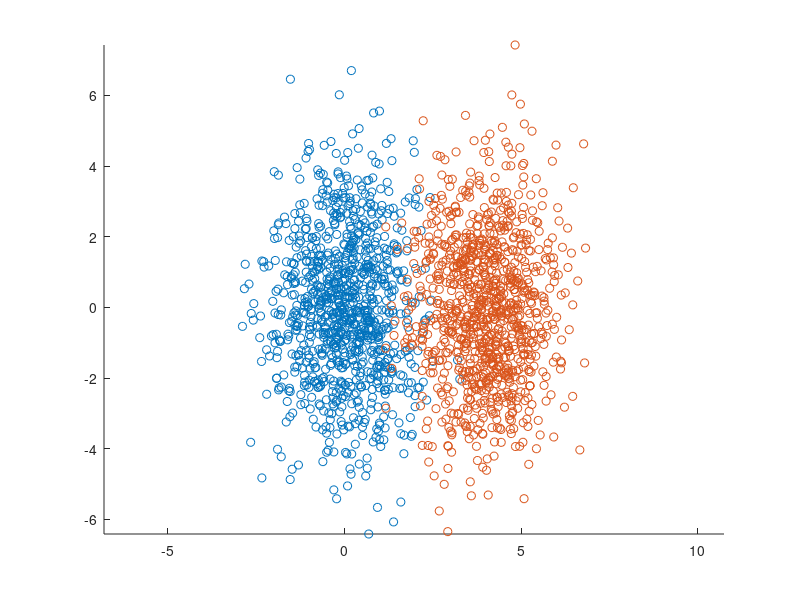

Recreate this plot in MATLAB. (Note: this script raises an error after producing the figure.)
function test_snr()
close all

test_theory_empirical_results_given_geometry(5)
test_theory_empirical_results_estimated_geometry(3)
test_distant_geometries_orthogonal_vs_parallel()
test_overlapping_geometries()
test_biased_geometries()

end


function test_theory_empirical_results_given_geometry(m)
repetitions = 2000;
P = 1000;

% define the covariance matrices
    cov = [1, 0; 0, 4];
    centroid1 = [0 ,0];
    centroid2 = [4 ,0];

% sample from the distribution
    samples_m1 = mvnrnd(centroid1,cov,P);
    samples_m2 = mvnrnd(centroid2,cov,P);
    
    figure;
    hold on;
    scatter(samples_m1(:,1),samples_m1(:,2))
    scatter(samples_m2(:,1),samples_m2(:,2))
    axis equal
    hold off;

        
% estimate the theory error rate for given m

    %assume geometry is given.
    geom1.N = P;
    geom1.centroid = centroid1;
    [geom1.U,geom1.Ri] = eig(cov);
    geom1.Ri = sqrt(diag(geom1.Ri));
    geom1.D = sum(geom1.Ri.^2)^2 / sum(geom1.Ri.^4);
    
    geom2 = geom1;
    geom2.centroid = centroid2;
    
    [~,eps] = SNR(geom1, geom2);
    err_theory = eps(m)
     
% perform emprical estimation
    

% Monte carlo over repetitions
    % sample m samples for training a prototype classifier
    % calculate the error rate on a test set of the prototype.
    for rep=1:repetitions
        
        s1 = shuffle(samples_m1);
        s1 = s1(1:m,:);
        s2 = shuffle(samples_m2);
        s2 = s2(1:m,:);
        
        s1_test_samples = mvnrnd([0 ,0],cov,1000);
        classification = prototype_classifier(s1, s2, s1_test_samples);
        
        error_a(rep) = mean(classification==2);
        
    end
    err_emp = mean(error_a)
    deviation = abs(err_emp-err_theory)/err_emp
    assert(deviation<0.2)
end


function test_theory_empirical_results_estimated_geometry(m)
repetitions = 200;
P = 1000;

% define the covariance matrices
    cov = [1, 0; 0, 4];
    centroid1 = [0 ,0];
    centroid2 = [4 ,0];

% sample from the distribution
    samples_m1 = mvnrnd(centroid1,cov,P);
    samples_m2 = mvnrnd(centroid2,cov,P);
    
    figure;
    hold on;
    scatter(samples_m1(:,1),samples_m1(:,2))
    scatter(samples_m2(:,1),samples_m2(:,2))
    axis equal
    hold off;

        
% estimate the theory error rate for given m

    [geom1.centroid, geom1.D, geom1.U, geom1.Ri, geom1.N] = extract_geometry(samples_m1);
    [geom2.centroid, geom2.D, geom2.U, geom2.Ri, geom2.N] = extract_geometry(samples_m2);
    
    
    [~,eps] = SNR(geom1, geom2);
    err_theory = eps(m)
     
% perform emprical estimation
    

% Monte carlo over repetitions
    % sample m samples
    % calculate the error rate on a test set of the prototype.
    for rep=1:repetitions
        
        s1 = shuffle(samples_m1);
        s1 = s1(1:m,:);
        s2 = shuffle(samples_m2);
        s2 = s2(1:m,:);
        
        s1_test_samples = mvnrnd([0 ,0],cov,1000);
        classification = prototype_classifier(s1, s2, s1_test_samples);
        
        error_a(rep) = mean(classification==2);
        
    end
    err_emp = mean(error_a)
    deviation = abs(err_emp-err_theory)/err_emp
    assert(deviation<0.2) %The assestion will seldomly fail.
end


function test_distant_geometries_orthogonal_vs_parallel()
    %%% Test that overlapping geometry has high error than non-overlapping.
    %%% Test 3 configuration with gradual overlapping.
    
    P=1000;
    
    cov1(:,:,1) = [1, 0; 0, 4];
    cov1(:,:,2) = [1, 0; 0, 4];
    cov1(:,:,3) = [4, 0; 0, 1];
    
    cov2 = cov1;
    cov2(:,:,2) = [4, 0; 0, 1];
    
    for i=1:3
        samples_m1 = mvnrnd([0 ,0],cov1(:,:,i),P);
        samples_m2 = mvnrnd([4 ,0],cov2(:,:,i),P);

        figure;
        hold on;
        scatter(samples_m1(:,1),samples_m1(:,2))
        scatter(samples_m2(:,1),samples_m2(:,2))
        axis equal
        hold off;



        [geom1.centroid, geom1.D, geom1.U, geom1.Ri, geom1.N] = extract_geometry(samples_m1);
        [geom2.centroid, geom2.D, geom2.U, geom2.Ri, geom2.N] = extract_geometry(samples_m2);


        [snr,error_a] = SNR(geom1, geom2);
        err(i,:) = arrayfun(error_a, 1:20);
        
    end
    assert (all(err(1,:)<err(2,:))& all(err(2,:)<err(3,:)))
end


function test_identical_geometries()
    
    cov = [1, 0; 0, 4];
    samples_m1 = mvnrnd([0 ,0],cov,200);
    samples_m2 = mvnrnd([0 ,0],cov,200);
    
    figure;
    hold on;
    scatter(samples_m1(:,1),samples_m1(:,2))
    scatter(samples_m2(:,1),samples_m2(:,2))
    hold off;
    
    [geom1.centroid, geom1.D, geom1.U, geom1.Ri, geom1.N] = extract_geometry(samples_m1);
    [geom2.centroid, geom2.D, geom2.U, geom2.Ri, geom2.N] = extract_geometry(samples_m2);


    [snr,error_a] = SNR(geom1, geom2);
    arrayfun(error_a, 1:20)
    
    % assert that the error equals to 0.5 even for very large m.
    assert(abs(error_a(100)-0.5)<0.01)
end

function test_overlapping_geometries()
    
    cov = [1, 0; 0, 4];
    samples_m1 = mvnrnd([0 ,0],cov,2000);
    samples_m2 = mvnrnd([1 ,0],cov,2000);
    
    figure;
    hold on;
    scatter(samples_m1(:,1),samples_m1(:,2))
    scatter(samples_m2(:,1),samples_m2(:,2))
    hold off;
    
    [geom1.centroid, geom1.D, geom1.U, geom1.Ri, geom1.N] = extract_geometry(samples_m1);
    [geom2.centroid, geom2.D, geom2.U, geom2.Ri, geom2.N] = extract_geometry(samples_m2);


    [snr,error_a] = SNR(geom1, geom2);
    arrayfun(error_a, 1:20)
    
    % assert that the error >  0.5 even for very large m.
    assert(error_a(10000)>0.3)
end

function test_biased_geometries()
    %%% Test that the bias has an effect, i.e. the smaller the radii the smaller is the error.
    %%% from the paper: when manifold a is larger than manifold b, the bias term is negative, predicting a lower SNR for manifold a.%%%
    cov = [1, 0; 0, 4];
    samples_m1 = mvnrnd([0 ,0],cov,200);
    samples_m2 = mvnrnd([4 ,0],2*cov,200);
    
    [geom1.centroid, geom1.D, geom1.U, geom1.Ri, geom1.N] = extract_geometry(samples_m1);
    [geom2.centroid, geom2.D, geom2.U, geom2.Ri, geom2.N] = extract_geometry(samples_m2);


    [snr,eps] = SNR(geom1, geom2);
    err_a=arrayfun(eps, 1:20);
    
    [snr,eps] = SNR(geom2, geom1);
    err_b=arrayfun(eps, 1:20);
    
    assert(all(err_a<err_b))
    
end


function test_eq_si34()

    cov = [1, 0; 0, 4];
    centroid1 = [0,4];
    centroid2 = [0,0];
    Ri_c = flipud(sqrt(diag(cov)*P));
    geom1.U = [0,1;1,0]; 
    
    
end

%HELPER FUNCIONS

function shuffled = shuffle(arr)

    shuffled = arr(randperm(length(arr)),:);

end

function classification = prototype_classifier(samples1, samples2, test)

    prot1= mean(samples1);
    prot2 = mean(samples2);
    
    for i=1:size(test,1)
        dist_prot1 = norm(test(i,:)-prot1);
        dist_prot2 = norm(test(i,:)-prot2);
        classification(i)=(dist_prot1>dist_prot2) + 1;
    end
    
end

